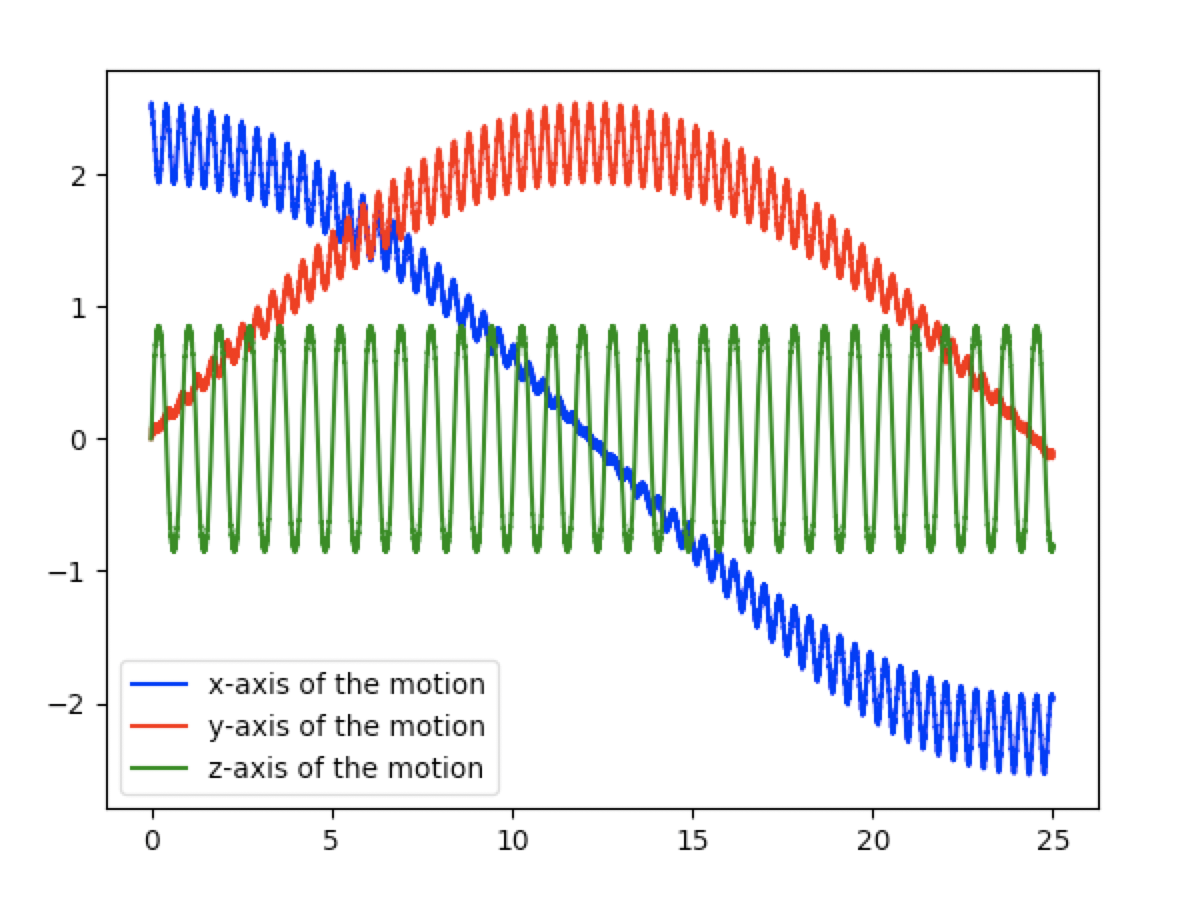

This chart was generated by the following Python code:
from scipy import integrate as itg
import numpy as np
import matplotlib.pyplot as plt
from mpl_toolkits.mplot3d import Axes3D
from matplotlib import cm

def derivs(y,t,E,q,m,magM):
    d = np.zeros(np.shape(y))
    d[0:3] = y[3:6]
    d[3:6] = q/m*(E + np.cross(y[3:6],bfield(y[0:3],magM)))
    return d

def bfield(radius, M):
    r = np.sqrt(radius[0] * radius[0] + radius[1] * radius[1] + radius[2] * radius[2])
    mu_0 = 4 * np.pi * 10**-7

    return mu_0 / (4 * np.pi) * (3 * radius * np.dot(M, radius) / (r**5) - M / r**3)


E = np.array([0.0,0.0,0.0])
magM = np.array([0.0,0.0,8.10e22])
q = 1.60217662e-19
m = 1.6726219e-27
c = 3e8
re = 6.38e6
Ek_ev = 5e7

#Velocity
vr = c/np.sqrt(1.0+m*c**2/Ek_ev/np.abs(q))
vp = 0.0
vt = np.pi/4
v = np.array([vr*np.sin(vt)*np.cos(vp),vr*np.sin(vt)*np.sin(vp),vr*np.cos(vt)])
#Position
rr = 2.5*re
rp = 0.0
rt = np.pi/2
r = np.array([rr*np.sin(rt)*np.cos(rp),rr*np.sin(rt)*np.sin(rp),rr*np.cos(rt)])
#State vector
y0 = np.array([r[0],r[1],r[2],v[0],v[1],v[2]])

ti = 0.0
tf = 25.0
num_points = 10000
t = np.linspace(ti,tf,num_points)

print("solving")
res = itg.odeint(derivs,y0,t,args=(E,q,m,magM))
print("done")

x = [ i[0]/re for i in res ]
y = [ i[1]/re for i in res ]
z = [ i[2]/re for i in res ]

u, v = np.mgrid[0:2*np.pi:20j, 0:np.pi:10j]
xs = np.cos(u)*np.sin(v)
ys = np.sin(u)*np.sin(v)
zs = np.cos(v)

plt.plot(t, x, c="b")
plt.plot(t, y, c="r")
plt.plot(t, z, c="g")

plt.legend([
    'x-axis of the motion',
    'y-axis of the motion',
    'z-axis of the motion',
])

plt.show()
